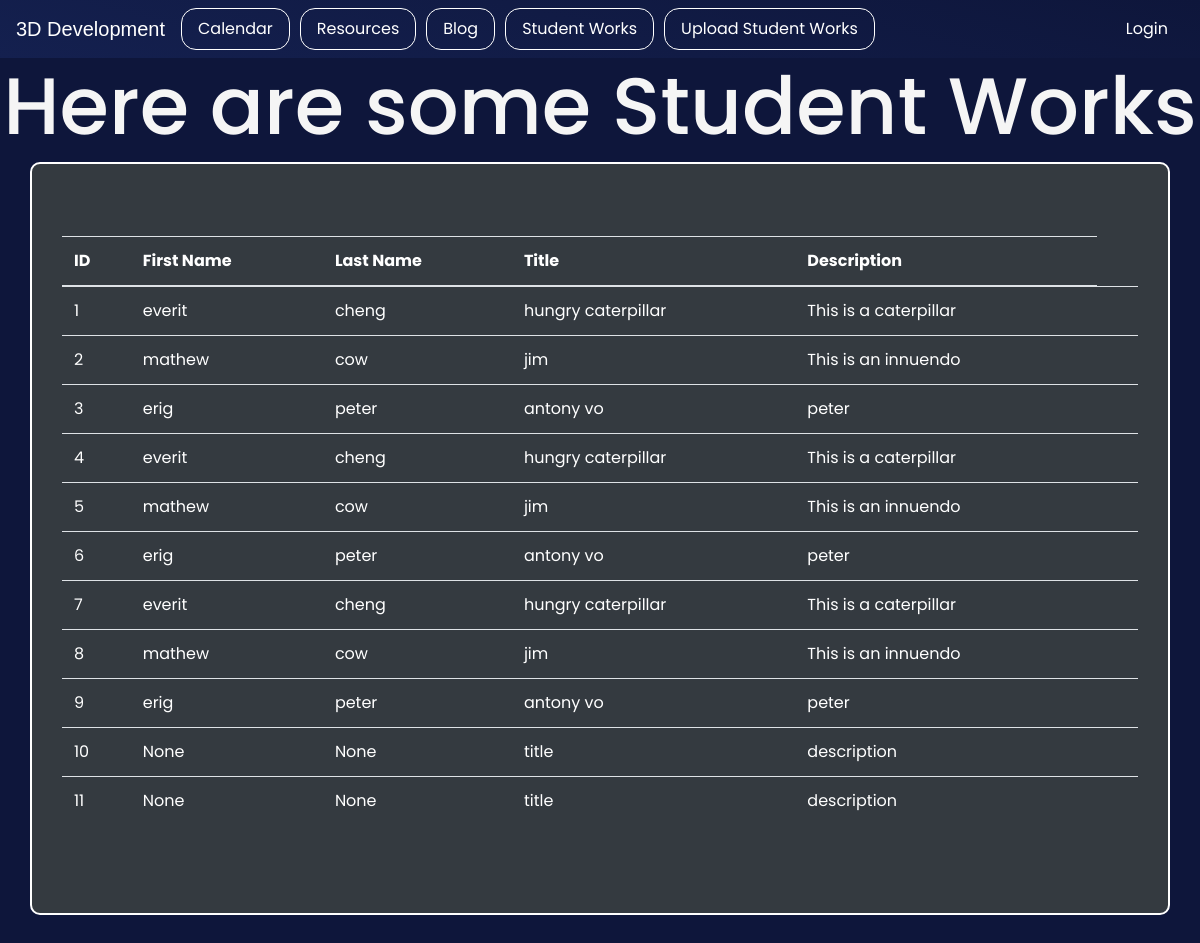
Before: /studentworks (signed in) with the older database file.
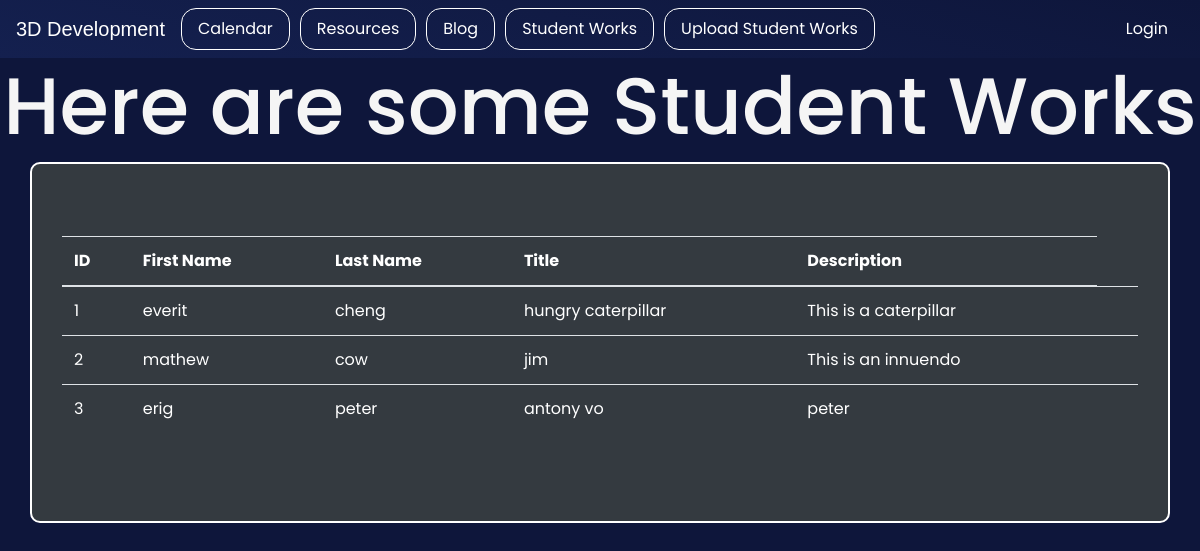
After: the same page with the newer database file.
### model.py (models this page shows, shortened)
class Students(db.Model):
    studentID = db.Column(db.Integer, primary_key=True)
    firstname = db.Column(db.String(255))
    lastname = db.Column(db.String(255))
    title = db.Column(db.String(255))
    description = db.Column(db.Text)
    def read(self):
        return {
            "studentID": self.studentID,
            "firstname": self.firstname,
            "lastname": self.lastname,
            "title": self.title,
            "description": self.description
        }

### main.py (the view)
@app.route('/studentworks')
@login_required
def studentworks():
    return render_template("studentworks.html", table=students_all() )

### cruddy/query.py (called while the page is built)
@login_manager.user_loader
def user_loader(user_id):
    if user_id is not None:
        return Users.query.get(user_id)
    return None

### krug/query.py (called while the page is built)
def students_all():
    return students_all_alc()

def students_all_alc():
    table = Students.query.all()
    json_ready = [peep.read() for peep in table]
    return json_ready

### templates/studentworks.html (shortened to what this page needs)
{% extends "layouts/base.html" %}
{% block body %}
<!DOCTYPE html>
<html lang="en">
<head>
</head>
<body>
<h1 style="text-align: center">Here are some Student Works</h1>
<div class="container py-4 sub bg-dark" style="align-content: center;">
    <div class="container-fluid py-5">
        <table class="table">
            <thead>
            <tr style="color:#ffffff">
                <th>ID</th>
                <th>First Name</th>
                <th>Last Name</th>
                <th>Title</th>
                <th>Description</th>
            </tr>
            </thead>
            <tbody>
            {% for row in table %}
                <tr style="color:#ffffff">
                    <td>{{ row['studentID'] }}</td>
                    <td>{{ row['firstname'] }}</td>
                    <td>{{ row['lastname'] }}</td>
                    <td>{{ row['title'] }}</td>
                    <td>{{ row['description']}}</td>
                    <td>{{ pnf }}</td>
                </tr>
            {% endfor %}
            </tbody>
        </table>
    </div>
</div>
</body>
</html>
{% endblock %}

Changed rows visible on the page:
removed Students: studentID "4", firstname "everit", lastname "cheng", title "hungry caterpillar", description "This is a caterpillar"
removed Students: studentID "5", firstname "mathew", lastname "cow", title "jim", description "This is an innuendo"
removed Students: studentID "6", firstname "erig", lastname "peter", title "antony vo", description "peter"
removed Students: studentID "7", firstname "everit", lastname "cheng", title "hungry caterpillar", description "This is a caterpillar"
removed Students: studentID "8", firstname "mathew", lastname "cow", title "jim", description "This is an innuendo"
removed Students: studentID "9", firstname "erig", lastname "peter", title "antony vo", description "peter"
removed Students: studentID "10", firstname "None", lastname "None", title "title", description "description"
removed Students: studentID "11", firstname "None", lastname "None", title "title", description "description"
